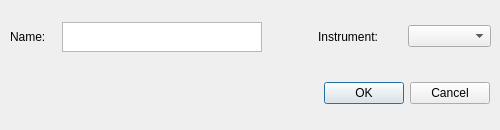
<?xml version="1.0" encoding="UTF-8"?>
<ui version="4.0">
 <class>ExperimentDialog</class>
 <widget class="QDialog" name="ExperimentDialog">
  <property name="windowModality">
   <enum>Qt::ApplicationModal</enum>
  </property>
  <property name="geometry">
   <rect>
    <x>0</x>
    <y>0</y>
    <width>500</width>
    <height>130</height>
   </rect>
  </property>
  <property name="sizePolicy">
   <sizepolicy hsizetype="Fixed" vsizetype="Fixed">
    <horstretch>0</horstretch>
    <verstretch>0</verstretch>
   </sizepolicy>
  </property>
  <property name="minimumSize">
   <size>
    <width>500</width>
    <height>130</height>
   </size>
  </property>
  <property name="maximumSize">
   <size>
    <width>500</width>
    <height>130</height>
   </size>
  </property>
  <property name="windowTitle">
   <string>New Experiment</string>
  </property>
  <property name="toolTip">
   <string/>
  </property>
  <widget class="QDialogButtonBox" name="buttonBox">
   <property name="geometry">
    <rect>
     <x>314</x>
     <y>80</y>
     <width>176</width>
     <height>27</height>
    </rect>
   </property>
   <property name="orientation">
    <enum>Qt::Horizontal</enum>
   </property>
   <property name="standardButtons">
    <set>QDialogButtonBox::Cancel|QDialogButtonBox::Ok</set>
   </property>
   <property name="centerButtons">
    <bool>false</bool>
   </property>
  </widget>
  <widget class="QWidget" name="">
   <property name="geometry">
    <rect>
     <x>10</x>
     <y>21</y>
     <width>252</width>
     <height>32</height>
    </rect>
   </property>
   <layout class="QHBoxLayout" name="horizontalLayout">
    <item>
     <widget class="QLabel" name="label">
      <property name="sizePolicy">
       <sizepolicy hsizetype="Preferred" vsizetype="Fixed">
        <horstretch>0</horstretch>
        <verstretch>0</verstretch>
       </sizepolicy>
      </property>
      <property name="text">
       <string>Name:</string>
      </property>
     </widget>
    </item>
    <item>
     <widget class="QTextEdit" name="textEdit">
      <property name="sizePolicy">
       <sizepolicy hsizetype="Expanding" vsizetype="Fixed">
        <horstretch>0</horstretch>
        <verstretch>0</verstretch>
       </sizepolicy>
      </property>
      <property name="maximumSize">
       <size>
        <width>200</width>
        <height>30</height>
       </size>
      </property>
     </widget>
    </item>
   </layout>
  </widget>
  <widget class="QWidget" name="">
   <property name="geometry">
    <rect>
     <x>318</x>
     <y>22</y>
     <width>173</width>
     <height>29</height>
    </rect>
   </property>
   <layout class="QHBoxLayout" name="horizontalLayout_2">
    <item>
     <widget class="QLabel" name="label_2">
      <property name="text">
       <string>Instrument:</string>
      </property>
     </widget>
    </item>
    <item>
     <widget class="QComboBox" name="comboBox"/>
    </item>
   </layout>
  </widget>
 </widget>
 <resources/>
 <connections>
  <connection>
   <sender>buttonBox</sender>
   <signal>accepted()</signal>
   <receiver>ExperimentDialog</receiver>
   <slot>accept()</slot>
   <hints>
    <hint type="sourcelabel">
     <x>248</x>
     <y>254</y>
    </hint>
    <hint type="destinationlabel">
     <x>157</x>
     <y>274</y>
    </hint>
   </hints>
  </connection>
  <connection>
   <sender>buttonBox</sender>
   <signal>rejected()</signal>
   <receiver>ExperimentDialog</receiver>
   <slot>reject()</slot>
   <hints>
    <hint type="sourcelabel">
     <x>316</x>
     <y>260</y>
    </hint>
    <hint type="destinationlabel">
     <x>286</x>
     <y>274</y>
    </hint>
   </hints>
  </connection>
 </connections>
</ui>
